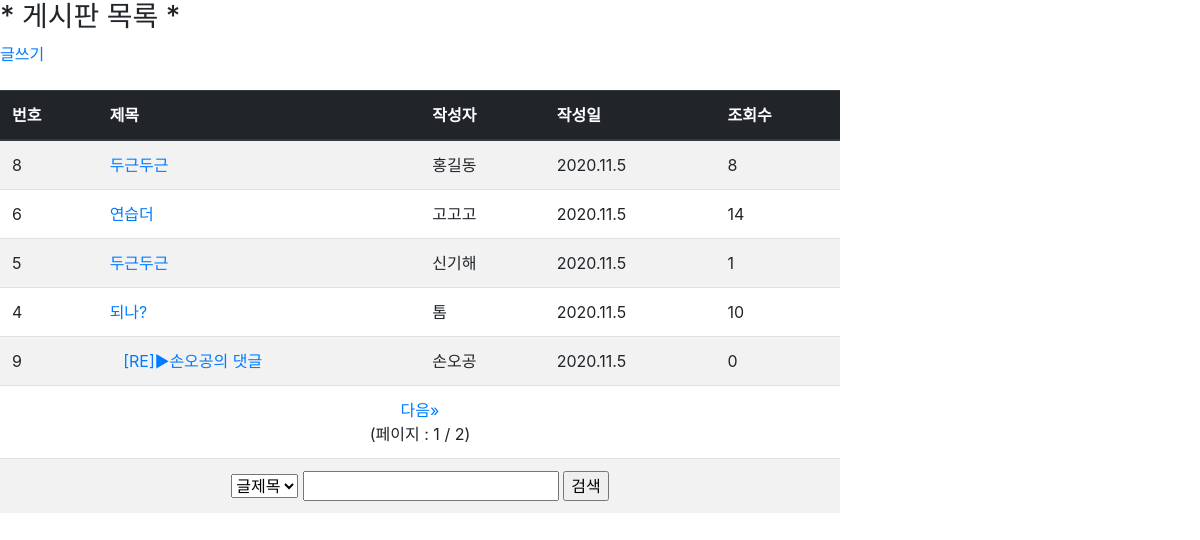
/board/list/, run on the app's committed database.
### myboard/models.py (models this page shows)
class BoardTab(models.Model):
    name = models.CharField(max_length = 20)
    passwd = models.CharField(max_length = 20)
    mail = models.CharField(max_length = 30)
    title = models.CharField(max_length = 100)
    cont = models.TextField()
    bip = models.GenericIPAddressField()
    bdate = models.DateTimeField()
    readcnt = models.IntegerField()
    gnum = models.IntegerField()
    onum = models.IntegerField()
    nested = models.IntegerField()

### myboard/views/view2.py (the view)
# urls.py: path('list/', view2.ListFunc),
def ListFunc(request): # 목록보기
    datas = BoardTab.objects.all().order_by('-gnum', 'onum') # 댓글이 달린 경우
    paginator = Paginator(datas, 5)
    page = request.GET.get('page')
    try: # 페이징 처리
        data = paginator.page(page)
    except PageNotAnInteger:
        data = paginator.page(1)
    except EmptyPage:
        data = paginator.page(paginator.num_pages())
    return render(request, 'board.html', {'data' : data})

### myboard/templates/board.html (shortened to what this page needs)
<!DOCTYPE html>
<html>
<head>
<link rel="stylesheet" href="https://maxcdn.bootstrapcdn.com/bootstrap/4.0.0/css/bootstrap.min.css"
integrity="sha384-Gn5384xqQ1aoWXA+058RXPxPg6fy4IWvTNh0E263XmFcJlSAwiGgFAW/dAiS6JXm">
{% load static %}
</head>
<body>
<h3>* 게시판 목록 *</h3>
<a href="/board/insert/">글쓰기</a>
<br><br>
<table style="width: 70%" class="table table-striped">
<thead class="thead-dark">
	<tr>
		<th>번호</th><th>제목</th><th>작성자</th><th>작성일</th><th>조회수</th>
	</tr>
	</thead>
{% if data %}
	{% for d in data %}
		<tr>
			<td>{{d.id}}</td>
			<td>
				<a href="/board/content?id={{d.id}}&page={{data.number}}">{{d.title}}</a>
			</td>
			<td>{{d.name}}</td>
			<td>{{d.bdate.year}}.{{d.bdate.month}}.{{d.bdate.day}}</td>
			<td>{{d.readcnt}}</td>
		</tr>
	{% endfor %}
		<tr>
			<td colspan="5" style="text-align: center;">
				{% if data.paginator.num_pages > 1 %}
				<div>
				{% if data.has_next %}
					<a href="/board/list/?page={{data.next_page_number}}">다음&raquo;</a>
				{% endif %}
				<br>
				(페이지 : {{data.number}} / {{data.paginator.num_pages}})
				</div>
				{% endif %}
			</td>
		</tr>
{% else %}
		<tr>
			<td colspan="5">
				글이 없음
			</td>
		</tr>
{% endif %}
		<tr>
		   <td colspan="6" style="text-align: center;">
			<form action="/board/search/" method="post">{% csrf_token %}
		        <select name="s_type">
                   <option value="title" selected="selected">글제목</option>
			    </select>
		        <input type="text" name="s_value">
		        <input type="submit" value="검색">
		     </form>
		   </td>
		</tr>
</table>
</body>
</html>

### data on the page
BoardTab: id "8", title "두근두근", name "홍길동", bdate.year "2020", bdate.month "11", bdate.day "5", readcnt "8"
BoardTab: id "6", title "연습더", name "고고고", bdate.year "2020", bdate.month "11", bdate.day "5", readcnt "14"
BoardTab: id "5", title "두근두근", name "신기해", bdate.year "2020", bdate.month "11", bdate.day "5", readcnt "1"
BoardTab: id "4", title "되나?", name "톰", bdate.year "2020", bdate.month "11", bdate.day "5", readcnt "10"
BoardTab: id "9", title "[RE]▶손오공의 댓글", name "손오공", bdate.year "2020", bdate.month "11", bdate.day "5", readcnt "0"

### other printed values
{{ data.number }} "1"
{{ data.paginator.num_pages }} "2"
